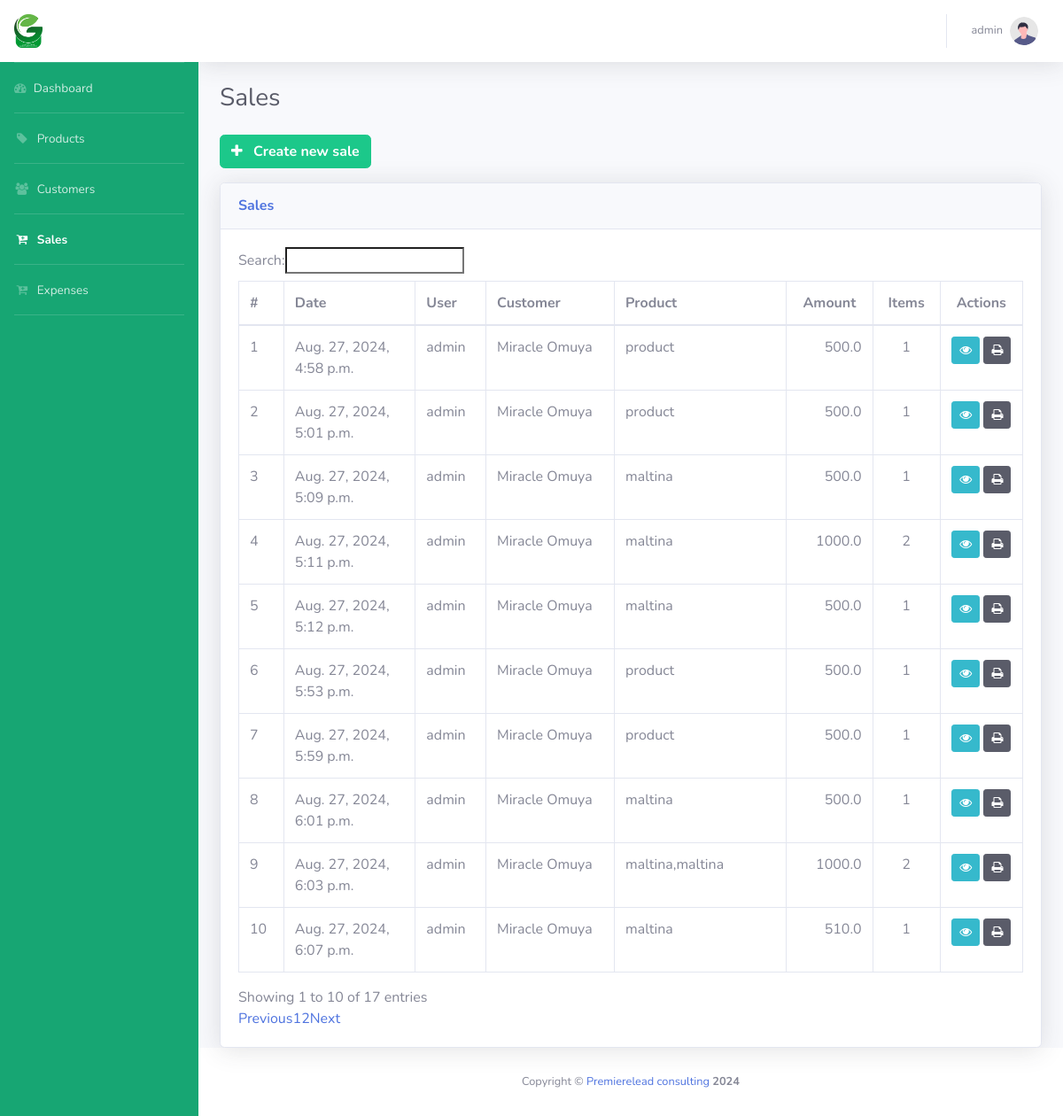
The app's page /sales/ (signed in) with its own data.
### sales/models.py (models this page shows, shortened)
class Sale(models.Model):
    user = models.ForeignKey(User, on_delete=models.CASCADE, null=True)
    date_added = models.DateTimeField(default=django.utils.timezone.now)
    customer = models.ForeignKey(
        Customer, models.DO_NOTHING, db_column='customer', null=True, default="Unregistered")
    product = models.CharField(default="product", max_length=50)
    sub_total = models.FloatField(default=0)
    grand_total = models.FloatField(default=0)
    tax_amount = models.FloatField(default=0)
    tax_percentage = models.FloatField(default=0)
    amount_payed = models.FloatField(default=0)
    amount_change = models.FloatField(default=0)
    class Meta:
        db_table = 'Sales'
    def sum_items(self):
        details = SaleDetail.objects.filter(sale=self.id)
        return sum([d.quantity for d in details])

class SaleDetail(models.Model):
    sale = models.ForeignKey(
        Sale, models.DO_NOTHING, db_column='sale')
    product = models.ForeignKey(
        Product, models.DO_NOTHING, db_column='product')
    price = models.FloatField()
    quantity = models.IntegerField()
    total_detail = models.FloatField()
    class Meta:
        db_table = 'SaleDetails'

### customers/models.py (models this page shows, shortened)
class Customer(models.Model):
    first_name = models.CharField(max_length=256, blank=True, null=True)
    last_name = models.CharField(max_length=256, blank=True, null=True)
    address = models.TextField(max_length=256, blank=True, null=True)
    email = models.EmailField(max_length=256, blank=True, null=True)
    phone = models.CharField(max_length=30, blank=True, null=True)
    class Meta:
        db_table = 'Customers'
    def get_full_name(self):
        return self.first_name + " " + self.last_name

### sales/views.py (the view)
# urls.py: path('', views.sales_list_view, name='sales_list'),
@login_required(login_url="/accounts/login/")
def sales_list_view(request):
    context = {
        "active_icon": "sales",
        "sales": Sale.objects.all()
    }
    return render(request, "sales/sales.html", context=context)

### templates/sales/sales.html (shortened to what this page needs)
{% extends "pos/base.html" %}
{% load static %}
{% block heading %}Sales{% endblock heading %}
{% block content %}
    <div class="row ml-0 mb-3">
        <a href="{% url 'sales:sales_add' %}">
            <button type="button" class="btn btn-success font-weight-bold">
                    <i class="fa fa-plus mr-2"></i>
                    Create new sale
            </button>
        </a>
    </div>
    <div class="card shadow mb-12">
        <div class="card-header py-3">
            <h6 class="m-0 font-weight-bold text-primary">Sales</h6>
        </div>
        <div class="card-body">
            <div class="table-responsive">
                <table class="table table-bordered table-hover" id="dataTable" width="100%" cellspacing="0">
                    <thead>
                        <tr>
                            <th style="width:3%">#</th>
                            <th style="width:22%">Date</th>
                            <th style="width:10%">User</th>
                            <th style="width:20%">Customer</th>
                            <th style="width:25%">Product</th>
                            <th class="text-center" style="width:5%">Amount</th>
                            <th class="text-center" style="width:2%">Items</th>
                            <th class="text-center" style="width:25%">Actions</th>
                        </tr>
                    </thead>
                    <tbody>
                        {% for s in sales %}
                        <tr>
                            <td>{{forloop.counter}}</td>
                            <td>{{s.date_added}}</td>
                            <td>{{s.user}}</td>
                            <td>{{s.customer.get_full_name}}</td>
                            <td>{{s.product}}</td>
                            <td class="text-right" >{{s.grand_total}}</td>
                            <td class="text-center" >{{s.sum_items}}</td>
                            <td class="text-center">
                                <a href="{% url 'sales:sales_details' s.id %}" class="text-decoration-none">
                                    <button type="button" class="btn btn-info btn-sm" data-bs-toggle="tooltip" title="Update sale">
                                        <i class="fa fa-eye"></i>
                                    </button>
                                </a>
                                <a href="{% url 'sales:sales_invoice' s.id %}" class="text-decoration-none">
                                    <button type="button" class="btn btn-dark btn-sm" data-bs-toggle="tooltip" title="View Receipt">
                                        <i class="fa fa-print"></i>
                                    </button>
                                </a>
                            </td>
                        </tr>
                        {% endfor %}
                    </tbody>
                </table>
            </div>
        </div>
    </div>
{% endblock content %}

### templates/pos/navbar.html (shortened to what this page needs)
{% load static %}
<nav class="navbar navbar-expand navbar-light bg-white topbar mb-4 static-top shadow">
    <ul class="navbar-nav ml-auto">
        <li class="nav-item dropdown no-arrow">
            <a class="nav-link dropdown-toggle" href="#" id="userDropdown" role="button"
                data-toggle="dropdown" aria-haspopup="true" aria-expanded="false">
                <span class="mr-2 d-none d-lg-inline text-gray-600 small">{{request.user.username}}</span>
                <img class="img-profile rounded-circle"
                    src="{% static 'img/undraw_profile.svg' %}">
            </a>
        </li>
    </ul>
</nav>

### records on screen
Sale: date_added "Aug. 27, 2024, 4:58 p.m.", user "admin", customer.get_full_name "Miracle Omuya", product "product", grand_total "500.0", sum_items "1"
Sale: date_added "Aug. 27, 2024, 5:01 p.m.", user "admin", customer.get_full_name "Miracle Omuya", product "product", grand_total "500.0", sum_items "1"
Sale: date_added "Aug. 27, 2024, 5:09 p.m.", user "admin", customer.get_full_name "Miracle Omuya", product "maltina", grand_total "500.0", sum_items "1"
Sale: date_added "Aug. 27, 2024, 5:11 p.m.", user "admin", customer.get_full_name "Miracle Omuya", product "maltina", grand_total "1000.0", sum_items "2"
Sale: date_added "Aug. 27, 2024, 5:12 p.m.", user "admin", customer.get_full_name "Miracle Omuya", product "maltina", grand_total "500.0", sum_items "1"
Sale: date_added "Aug. 27, 2024, 5:53 p.m.", user "admin", customer.get_full_name "Miracle Omuya", product "product", grand_total "500.0", sum_items "1"
Sale: date_added "Aug. 27, 2024, 5:59 p.m.", user "admin", customer.get_full_name "Miracle Omuya", product "product", grand_total "500.0", sum_items "1"
Sale: date_added "Aug. 27, 2024, 6:01 p.m.", user "admin", customer.get_full_name "Miracle Omuya", product "maltina", grand_total "500.0", sum_items "1"
Sale: date_added "Aug. 27, 2024, 6:03 p.m.", user "admin", customer.get_full_name "Miracle Omuya", product "maltina,maltina", grand_total "1000.0", sum_items "2"
Sale: date_added "Aug. 27, 2024, 6:07 p.m.", user "admin", customer.get_full_name "Miracle Omuya", product "maltina", grand_total "510.0", sum_items "1"

### other values on screen
{{ request.user.username }} "admin"
